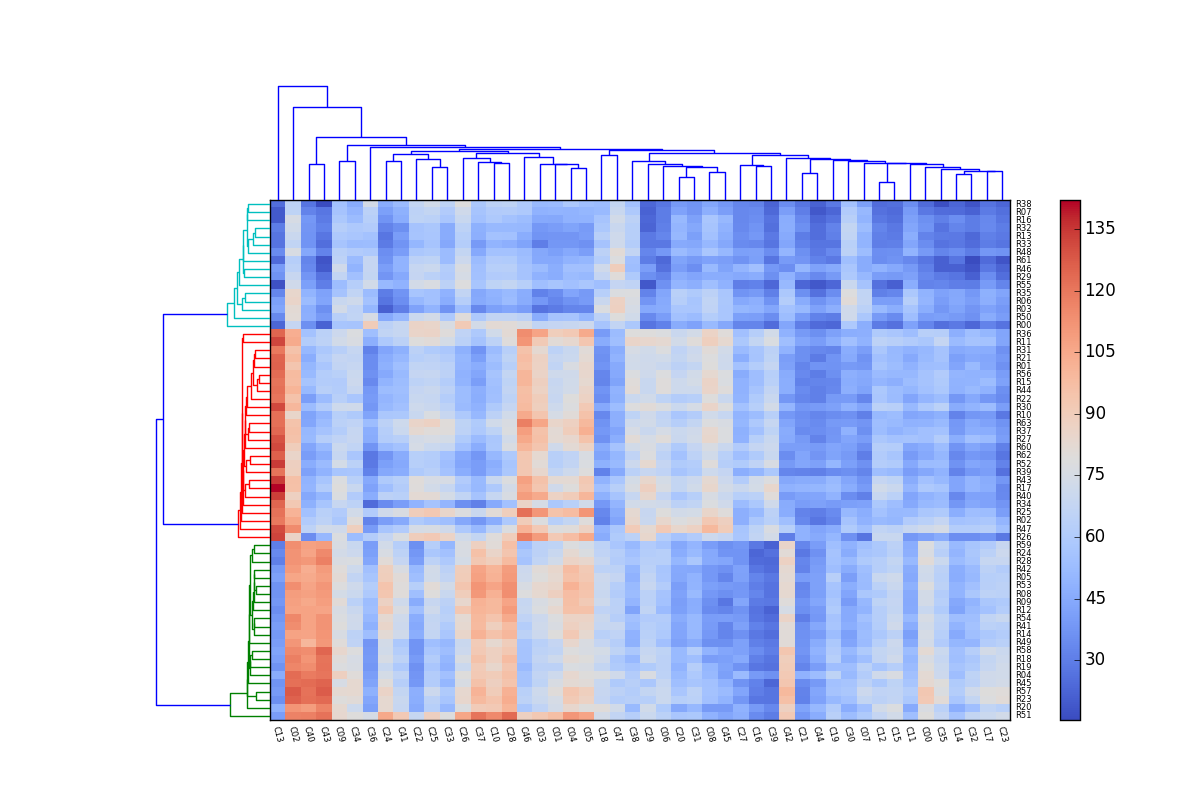

Write the Python code that produced this figure.
# Copyright (c) 2015, Warren Weckesser.  All rights reserved.
# This software is licensed according to the "BSD 2-clause" license.

import numpy as np
import matplotlib.pyplot as plt
from heatmapcluster import heatmapcluster


def make_data(size, seed=None):
    if seed is not None:
        np.random.seed(seed)

    s0 = np.random.gamma(7, 6, size=size[1])
    s1 = np.random.gamma(6, 8, size=size[1])
    s2 = np.random.gamma(5, 6, size=size[1])
    s = np.vstack((s0, s1, s2))
    i = np.random.choice(range(len(s)), size=size[0])
    x = s[i]

    t0 = np.random.gamma(8, 3, size=size[0])
    t1 = np.random.gamma(5, 3.0, size=size[0])
    t2 = np.random.gamma(6, 2.1, size=size[0])
    t = np.vstack((t0, t1, t2))
    j = np.random.choice(range(len(t)), size=size[1])

    x += 1.1*t[j].T

    x += 2*np.random.randn(*size)

    row_labels = [('R%02d' % k) for k in range(x.shape[0])]
    col_labels = [('C%02d' % k) for k in range(x.shape[1])]

    return x, row_labels, col_labels


x, row_labels, col_labels = make_data(size=(64, 48), seed=12345)

h = heatmapcluster(x, row_labels, col_labels,
                   num_row_clusters=3, num_col_clusters=0,
                   label_fontsize=6,
                   xlabel_rotation=-75,
                   cmap=plt.cm.coolwarm,
                   show_colorbar=True,
                   top_dendrogram=True)
plt.show()
